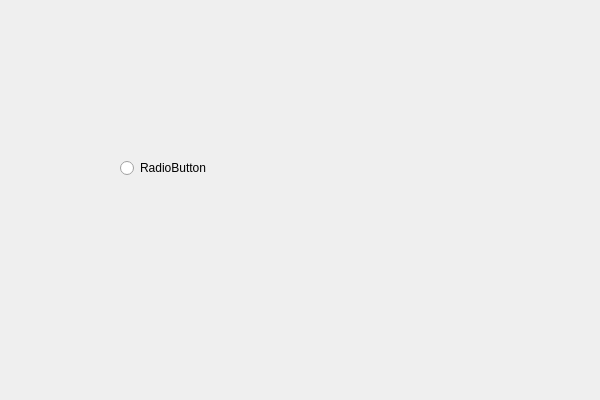
<?xml version="1.0" encoding="UTF-8"?>
<ui version="4.0">
 <class>FormInitialConditionsClass</class>
 <widget class="QWidget" name="FormInitialConditionsClass">
  <property name="geometry">
   <rect>
    <x>0</x>
    <y>0</y>
    <width>600</width>
    <height>400</height>
   </rect>
  </property>
  <property name="windowTitle">
   <string>FormInitialConditions</string>
  </property>
  <widget class="QRadioButton" name="radioButton">
   <property name="geometry">
    <rect>
     <x>120</x>
     <y>160</y>
     <width>89</width>
     <height>16</height>
    </rect>
   </property>
   <property name="text">
    <string>RadioButton</string>
   </property>
  </widget>
 </widget>
 <layoutdefault spacing="6" margin="11"/>
 <resources/>
 <connections/>
</ui>
